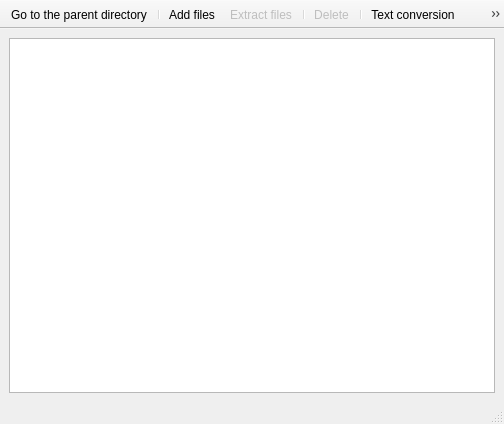
<?xml version="1.0" encoding="UTF-8"?>
<ui version="4.0">
 <class>DiskEditDialog</class>
 <widget class="QMainWindow" name="DiskEditDialog">
  <property name="windowModality">
   <enum>Qt::NonModal</enum>
  </property>
  <property name="geometry">
   <rect>
    <x>0</x>
    <y>0</y>
    <width>504</width>
    <height>424</height>
   </rect>
  </property>
  <property name="sizePolicy">
   <sizepolicy hsizetype="Expanding" vsizetype="Expanding">
    <horstretch>0</horstretch>
    <verstretch>0</verstretch>
   </sizepolicy>
  </property>
  <property name="windowTitle">
   <string>MainWindow</string>
  </property>
  <property name="windowIcon">
   <iconset resource="../icons.qrc">
    <normaloff>:/icons/silk-icons/icons/folder_edit.png</normaloff>:/icons/silk-icons/icons/folder_edit.png</iconset>
  </property>
  <widget class="QWidget" name="centralwidget">
   <layout class="QGridLayout" name="gridLayout">
    <item row="0" column="0">
     <widget class="QTableView" name="aView">
      <property name="minimumSize">
       <size>
        <width>0</width>
        <height>0</height>
       </size>
      </property>
      <property name="font">
       <font>
        <family>Arial</family>
        <pointsize>11</pointsize>
       </font>
      </property>
      <property name="contextMenuPolicy">
       <enum>Qt::ActionsContextMenu</enum>
      </property>
      <property name="acceptDrops">
       <bool>true</bool>
      </property>
      <property name="styleSheet">
       <string notr="true">QScrollBar:vertical {
     border: 1px solid grey;
     background: white;
     width: 40px;
     margin: 41px 0 41px 0;
 }
 QScrollBar::handle:vertical {
     background: lightblue;
     min-height: 40px;
     max-height: 100px;
 }
 QScrollBar::add-line:vertical {
     border: 1px solid grey;
     background: white;
     height: 40px;
     subcontrol-position: bottom;
     subcontrol-origin: margin;
 }

 QScrollBar::sub-line:vertical {
     border: 1px solid grey;
     background: white;
     height: 40px;
     subcontrol-position: top;
     subcontrol-origin: margin;
 }
 QScrollBar::up-arrow:vertical, QScrollBar::down-arrow:vertical {
     border: 1px solid grey;
     width: 3px;
     height: 3px;
     background: white;
 }

 QScrollBar::add-page:vertical, QScrollBar::sub-page:vertical {
      background: none;
}
</string>
      </property>
      <property name="horizontalScrollBarPolicy">
       <enum>Qt::ScrollBarAlwaysOff</enum>
      </property>
      <property name="sizeAdjustPolicy">
       <enum>QAbstractScrollArea::AdjustToContents</enum>
      </property>
      <property name="editTriggers">
       <set>QAbstractItemView::EditKeyPressed</set>
      </property>
      <property name="showDropIndicator" stdset="0">
       <bool>false</bool>
      </property>
      <property name="dragEnabled">
       <bool>true</bool>
      </property>
      <property name="dragDropOverwriteMode">
       <bool>false</bool>
      </property>
      <property name="dragDropMode">
       <enum>QAbstractItemView::DragDrop</enum>
      </property>
      <property name="alternatingRowColors">
       <bool>false</bool>
      </property>
      <property name="selectionMode">
       <enum>QAbstractItemView::ExtendedSelection</enum>
      </property>
      <property name="selectionBehavior">
       <enum>QAbstractItemView::SelectRows</enum>
      </property>
      <property name="iconSize">
       <size>
        <width>0</width>
        <height>0</height>
       </size>
      </property>
      <property name="showGrid">
       <bool>false</bool>
      </property>
      <property name="sortingEnabled">
       <bool>true</bool>
      </property>
      <attribute name="horizontalHeaderDefaultSectionSize">
       <number>150</number>
      </attribute>
      <attribute name="horizontalHeaderHighlightSections">
       <bool>false</bool>
      </attribute>
      <attribute name="horizontalHeaderShowSortIndicator" stdset="0">
       <bool>true</bool>
      </attribute>
      <attribute name="horizontalHeaderStretchLastSection">
       <bool>true</bool>
      </attribute>
      <attribute name="verticalHeaderVisible">
       <bool>false</bool>
      </attribute>
      <attribute name="verticalHeaderDefaultSectionSize">
       <number>25</number>
      </attribute>
      <attribute name="verticalHeaderMinimumSectionSize">
       <number>25</number>
      </attribute>
     </widget>
    </item>
   </layout>
  </widget>
  <widget class="QMenuBar" name="menubar">
   <property name="geometry">
    <rect>
     <x>0</x>
     <y>0</y>
     <width>504</width>
     <height>21</height>
    </rect>
   </property>
  </widget>
  <widget class="QStatusBar" name="statusbar"/>
  <widget class="QToolBar" name="toolBar">
   <property name="minimumSize">
    <size>
     <width>0</width>
     <height>0</height>
    </size>
   </property>
   <property name="windowTitle">
    <string>toolBar</string>
   </property>
   <property name="movable">
    <bool>false</bool>
   </property>
   <property name="allowedAreas">
    <set>Qt::NoToolBarArea</set>
   </property>
   <property name="iconSize">
    <size>
     <width>60</width>
     <height>60</height>
    </size>
   </property>
   <property name="floatable">
    <bool>true</bool>
   </property>
   <attribute name="toolBarArea">
    <enum>TopToolBarArea</enum>
   </attribute>
   <attribute name="toolBarBreak">
    <bool>false</bool>
   </attribute>
   <addaction name="actionToParent"/>
   <addaction name="separator"/>
   <addaction name="actionAddFiles"/>
   <addaction name="actionExtractFiles"/>
   <addaction name="separator"/>
   <addaction name="actionDeleteSelectedFiles"/>
   <addaction name="separator"/>
   <addaction name="actionTextConversion"/>
   <addaction name="actionPrint"/>
  </widget>
  <action name="actionToParent">
   <property name="icon">
    <iconset resource="../icons.qrc">
     <normaloff>:/icons/tango-icons/actions/go-up.svg</normaloff>:/icons/tango-icons/actions/go-up.svg</iconset>
   </property>
   <property name="text">
    <string>Go to the parent directory</string>
   </property>
   <property name="toolTip">
    <string>Go to the parent directory</string>
   </property>
   <property name="statusTip">
    <string>Go to the parent directory</string>
   </property>
  </action>
  <action name="actionAddFiles">
   <property name="icon">
    <iconset resource="../icons.qrc">
     <normaloff>:/icons/tango-icons/actions/list-add.svg</normaloff>:/icons/tango-icons/actions/list-add.svg</iconset>
   </property>
   <property name="text">
    <string>Add files...</string>
   </property>
   <property name="toolTip">
    <string>Add files to this directory</string>
   </property>
   <property name="statusTip">
    <string>Add files to this directory</string>
   </property>
  </action>
  <action name="actionExtractFiles">
   <property name="enabled">
    <bool>false</bool>
   </property>
   <property name="icon">
    <iconset resource="../icons.qrc">
     <normaloff>:/icons/tango-icons/actions/edit-redo.svg</normaloff>:/icons/tango-icons/actions/edit-redo.svg</iconset>
   </property>
   <property name="text">
    <string>Extract files...</string>
   </property>
   <property name="toolTip">
    <string>Extract selected files</string>
   </property>
   <property name="statusTip">
    <string>Extract selected files</string>
   </property>
  </action>
  <action name="actionTextConversion">
   <property name="checkable">
    <bool>true</bool>
   </property>
   <property name="icon">
    <iconset resource="../icons.qrc">
     <normaloff>:/icons/tango-icons/mimetypes/text-x-generic.svg</normaloff>:/icons/tango-icons/mimetypes/text-x-generic.svg</iconset>
   </property>
   <property name="text">
    <string>Text conversion</string>
   </property>
   <property name="toolTip">
    <string>Text conversion is off</string>
   </property>
   <property name="statusTip">
    <string>Text conversion is off</string>
   </property>
  </action>
  <action name="actionDeleteSelectedFiles">
   <property name="enabled">
    <bool>false</bool>
   </property>
   <property name="icon">
    <iconset resource="../icons.qrc">
     <normaloff>:/icons/tango-icons/actions/list-remove.svg</normaloff>:/icons/tango-icons/actions/list-remove.svg</iconset>
   </property>
   <property name="text">
    <string>Delete</string>
   </property>
   <property name="toolTip">
    <string>Delete selected files</string>
   </property>
   <property name="statusTip">
    <string>Delete selected files</string>
   </property>
   <property name="shortcut">
    <string>Del</string>
   </property>
  </action>
  <action name="actionPrint">
   <property name="icon">
    <iconset resource="../icons.qrc">
     <normaloff>:/icons/tango-icons/devices/printer.svg</normaloff>:/icons/tango-icons/devices/printer.svg</iconset>
   </property>
   <property name="text">
    <string>Print</string>
   </property>
   <property name="toolTip">
    <string>Print Directory Listing</string>
   </property>
  </action>
 </widget>
 <resources>
  <include location="../icons.qrc"/>
 </resources>
 <connections/>
</ui>
